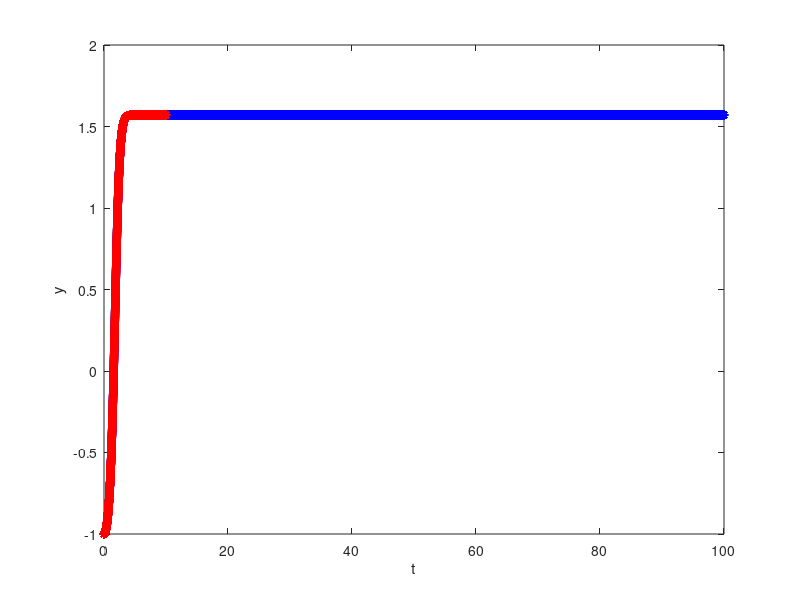

This figure's MATLAB source:
clc;
clear;%f(t,y)=cosy;
a=0;%start time
b=10;%end time changed from 10 to 100
b_n=100;
j=-3;
h=10^j;%time step
N=(b-a)/h;% numbers of the steps
N_n=(b_n-a)/h;
%initial condition
t=a;
y0=-1;
v=y0;

B=zeros(N,2); 
B(1,1)=a;
B(1,2)=y0; 


for i=1:1:N;
        
    %Runge-Kutta
    K1=h*t*cos(v);
    K2=h*(t+h/2)*cos(v+K1/2);
    K3=h*(t+h/2)*cos(v+K2/2);
    K4=h*(t+h)*cos(v+K3);
    v=v+(K1+2*K2+2*K3+K4)/6;
    
    t=a+i*h; 
   
    B(i+1,1)=t;
    B(i+1,2)=v;
    
end

t=a;
y0=-1;
v=y0;

B_n=zeros(N_n,2);
B_n(1,1)=a;
B_n(1,2)=y0; 

for i=1:1:N_n;
        
    %Runge-Kutta
    K1=h*t*cos(v);
    K2=h*(t+h/2)*cos(v+K1/2);
    K3=h*(t+h/2)*cos(v+K2/2);
    K4=h*(t+h)*cos(v+K3);
    v=v+(K1+2*K2+2*K3+K4)/6;
    
    t=a+i*h; 
   
    B_n(i+1,1)=t;
    B_n(i+1,2)=v;
    
end

%plot
%plot vector field

%subplot(2,1,1);
plot(B_n(:,1),B_n(:,2),'-*b'); %plot runge-kutta
hold on
plot(B(:,1),B(:,2),'-*r');
hold off
xlabel('t');
ylabel('y');

    